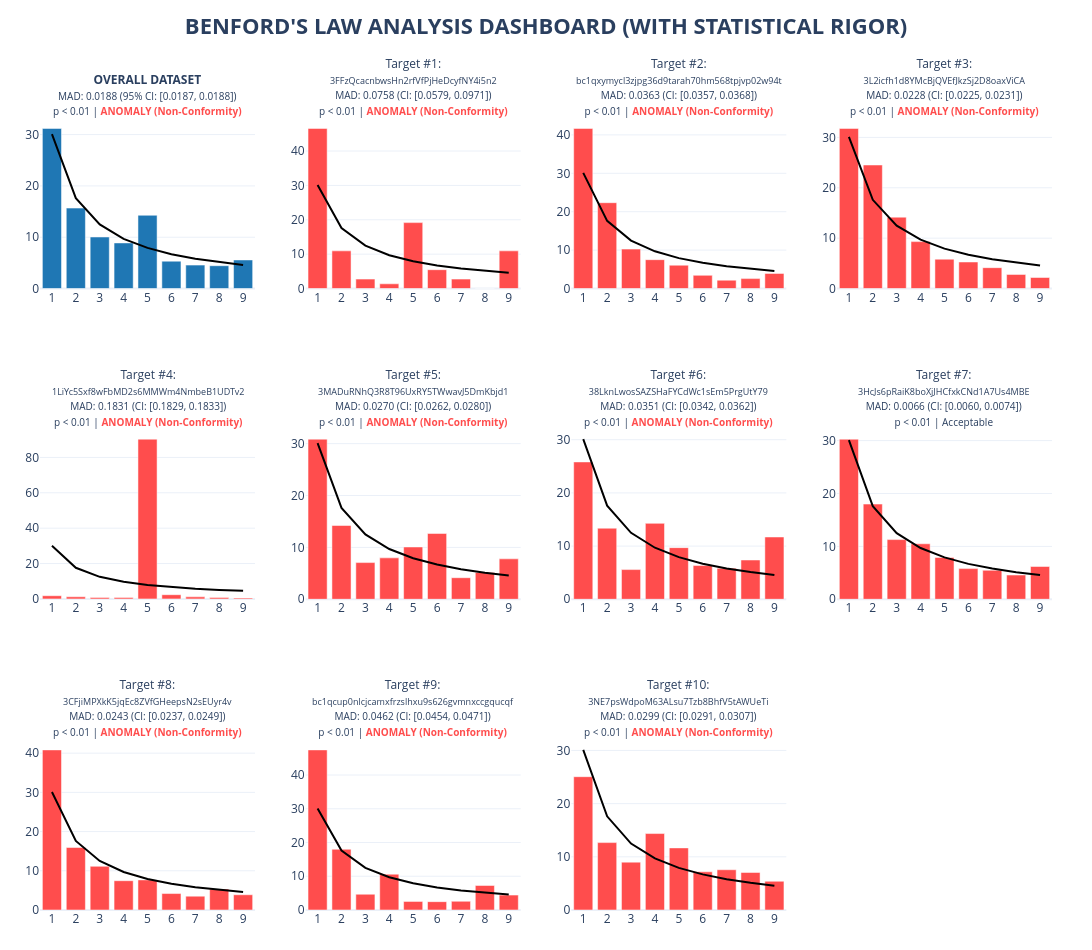

The notebook cell this image was saved under:
### Code cell
"""
Step 5 of 5: Benford's Law Anomaly Detection (Real Data) + Methodological Rigor.

This step retrieves the digit frequency distributions (digits 1–9) for the
top‑10 Sybil entities discovered in Step 2 and compares them against the
theoretical Benford's Law distribution. 

[UPDATED] Now includes Mean Absolute Deviation (MAD), p-values (Chi-Square),
and 95% Confidence Intervals (Multinomial Bootstrapping) to ensure strict
methodological rigor for journal publication.
"""

import plotly.graph_objects as go
from plotly.subplots import make_subplots
import numpy as np
import math
from scipy.stats import chisquare
import warnings

# Mengabaikan warning jika ada dompet kosong/nol pembagian
warnings.filterwarnings("ignore", category=RuntimeWarning)

print("=== [STEP 5] BENFORD'S LAW ANOMALY DETECTION (RIGOROUS STATS) ===")

# ---------------------------------------------------------------------------
# 1. Retrieve the top‑10 entity addresses
# ---------------------------------------------------------------------------
top_10_wallets = [root for root, size in sorted_clusters[:10]]

# ---------------------------------------------------------------------------
# 2. Fetch digit frequency data from the Rust forensic engine
# ---------------------------------------------------------------------------
benford_data = engine.get_benford_stats(top_10_wallets)

# ---------------------------------------------------------------------------
# 3. Theoretical Benford's Law percentages & proportions
# ---------------------------------------------------------------------------
benford_theory_prop = [math.log10(1 + 1/d) for d in range(1, 10)]
benford_theory_pct = [prop * 100 for prop in benford_theory_prop]
digits = [str(i) for i in range(1, 10)]

# ==========================================
# HELPER FUNCTIONS & STATS CALCULATION
# ==========================================

def to_percentage(counts):
    total = sum(counts)
    return [0] * 9 if total == 0 else [(c / total) * 100 for c in counts]

def calculate_mad(actual_counts, theory_prop):
    total = sum(actual_counts)
    if total == 0: return 0
    actual_prop = [c / total for c in actual_counts]
    mad = sum(abs(a - t) for a, t in zip(actual_prop, theory_prop)) / 9
    return mad

def get_mad_conclusion(mad_score):
    if mad_score <= 0.006:
        return "Normal"
    elif mad_score <= 0.012:
        return "Acceptable"
    elif mad_score <= 0.015:
        return "Marginal"
    else:
        return "<span style='color:#ff4d4d'><b>ANOMALY (Non-Conformity)</b></span>"

def calculate_rigor_stats(counts, theory_prop, iterations=10000):
    """
    Menghitung p-value dan 95% Confidence Interval menggunakan 
    operasi matriks multinomial berkecepatan tinggi.
    """
    total = sum(counts)
    if total == 0: 
        return 1.0, 0.0, 0.0
        
    counts_arr = np.array(counts)
    theory_arr = np.array(theory_prop)
    
    # --- A. p-value (Chi-Square) ---
    expected = theory_arr * total
    expected = np.where(expected == 0, 1e-9, expected) # Mencegah ZeroDivision
    _, p_val = chisquare(f_obs=counts_arr, f_exp=expected)
    
    # --- B. 95% CI untuk MAD (Multinomial Bootstrapping) ---
    actual_prop = counts_arr / total
    # Generate 10,000 sampel secara instan
    bootstrap_samples = np.random.multinomial(total, actual_prop, size=iterations)
    bootstrap_props = bootstrap_samples / total
    
    # Hitung MAD secara vektor (Matrix Operation) untuk kecepatan maksimal
    abs_diff = np.abs(bootstrap_props - theory_arr)
    bootstrap_mads = np.sum(abs_diff, axis=1) / 9
    
    ci_lower = np.percentile(bootstrap_mads, 2.5)
    ci_upper = np.percentile(bootstrap_mads, 97.5)
    
    return p_val, ci_lower, ci_upper

def format_p_value(p_val):
    return "p < 0.01" if p_val < 0.01 else f"p = {p_val:.4f}"

# ==========================================
# DATA PROCESSING & SUBPLOT TITLES
# ==========================================
subplot_titles = []
print("\n--- STATISTICAL VALIDATION RESULTS ---")

# 1. Hitung untuk OVERALL DATASET
if "overall" in benford_data:
    overall_counts = benford_data["overall"]
    overall_pct = to_percentage(overall_counts)
    global_mad = calculate_mad(overall_counts, benford_theory_prop)
    g_pval, g_ci_low, g_ci_high = calculate_rigor_stats(overall_counts, benford_theory_prop)
    global_status = get_mad_conclusion(global_mad)
    
    title_overall = (
        f"<b>OVERALL DATASET</b><br>"
        f"<span style='font-size:10px;'>MAD: {global_mad:.4f} (95% CI: [{g_ci_low:.4f}, {g_ci_high:.4f}])</span><br>"
        f"<span style='font-size:10px;'>{format_p_value(g_pval)} | {global_status}</span>"
    )
    subplot_titles.append(title_overall)
    
    print(f"OVERALL DATASET | MAD: {global_mad:.4f} | CI: [{g_ci_low:.4f}, {g_ci_high:.4f}] | {format_p_value(g_pval)}")

# 2. Hitung untuk TOP-10 TARGETS
for i, wallet in enumerate(top_10_wallets):
    if wallet in benford_data["targets"]:
        counts = benford_data["targets"][wallet]
        wallet_pct = to_percentage(counts)
        mad_score = calculate_mad(counts, benford_theory_prop)
        p_val, ci_low, ci_high = calculate_rigor_stats(counts, benford_theory_prop)
        mad_status = get_mad_conclusion(mad_score)
        
        # Build HTML‑formatted subplot title (ukuran font diperkecil agar muat)
        title = (
            f"Target #{i+1}:<br>"
            f"<span style='font-size:9px;'>{wallet}</span><br>"
            f"<span style='font-size:10px;'>MAD: {mad_score:.4f} (CI: [{ci_low:.4f}, {ci_high:.4f}])</span><br>"
            f"<span style='font-size:10px;'>{format_p_value(p_val)} | {mad_status}</span>"
        )
        
        status_log = "ANOMALY" if mad_score > 0.015 else "Acceptable"
        print(f"Target #{i+1:02d} | MAD: {mad_score:.4f} | CI: [{ci_low:.4f}, {ci_high:.4f}] | {format_p_value(p_val)} | {status_log}")
    else:
        title = f"Target #{i+1}:<br><span style='font-size:9px;'>{wallet}</span><br><span style='font-size:10px;'>No Data</span>"
        
    subplot_titles.append(title)

print("--------------------------------------")

# ==========================================
# PLOTLY DASHBOARD SETUP (3 rows × 4 columns)
# ==========================================
fig = make_subplots(
    rows=3, cols=4,
    subplot_titles=subplot_titles,
    vertical_spacing=0.18,   # Sedikit direnggangkan agar teks CI/P-value tidak terpotong
    horizontal_spacing=0.05
)

# Trace: Overall dataset
if "overall" in benford_data:
    fig.add_trace(
        go.Bar(x=digits, y=overall_pct, marker_color='#1f77b4', name="Global Data"),
        row=1, col=1
    )
    fig.add_trace(
        go.Scatter(x=digits, y=benford_theory_pct, mode='lines',
                   line=dict(color='black', width=2), showlegend=False),
        row=1, col=1
    )

# Trace: Top‑10 wallet clusters
row, col = 1, 2
for i, wallet in enumerate(top_10_wallets):
    if wallet in benford_data["targets"]:
        wallet_pct = to_percentage(benford_data["targets"][wallet])
        
        fig.add_trace(
            go.Bar(x=digits, y=wallet_pct, marker_color='#ff4d4d', showlegend=False),
            row=row, col=col
        )
        fig.add_trace(
            go.Scatter(x=digits, y=benford_theory_pct, mode='lines',
                       line=dict(color='black', width=2), showlegend=False),
            row=row, col=col
        )
    
    col += 1
    if col > 4:
        col = 1
        row += 1

# ---------------------------------------------------------------------------
# Dashboard theme customisation
# ---------------------------------------------------------------------------
fig.update_layout(
    height=950,                      # Ditinggikan sedikit untuk menampung teks statistik
    width=1350,
    title=dict(
        text="<b>BENFORD'S LAW ANALYSIS DASHBOARD (WITH STATISTICAL RIGOR)</b>",
        y=0.98,
        x=0.5,
        xanchor='center',
        yanchor='top'
    ),
    title_font_size=22,
    template="plotly_white",
    showlegend=False,
    margin=dict(t=120, b=40, l=40, r=40)
)

# Fix subplot title font sizes
for annotation in fig['layout']['annotations']:
    annotation['font'] = dict(size=12)

fig.show()
print("\n[✓] Rigorous Dashboard generated successfully! ")

### Figure 1 — Plotly figure (JSON) as saved in the notebook; plotly's stock layout.template omitted (floating-point values rounded to 4 significant figures)
{"data": [{"marker": {"color": "#1f77b4"}, "name": "Global Data", "type": "bar", "x": ["1", "2", "3", "4", "5", "6", "7", "8", "9"], "xaxis": "x", "y": [31.2, 15.68, 10.05, 8.887, 14.28, 5.33, 4.562, 4.445, 5.57], "yaxis": "y"}, {"line": {"color": "black", "width": 2}, "mode": "lines", "showlegend": false, "type": "scatter", "x": ["1", "2", "3", "4", "5", "6", "7", "8", "9"], "xaxis": "x", "y": [30.1, 17.61, 12.49, 9.691, 7.918, 6.695, 5.799, 5.115, 4.576], "yaxis": "y"}, {"marker": {"color": "#ff4d4d"}, "showlegend": false, "type": "bar", "x": ["1", "2", "3", "4", "5", "6", "7", "8", "9"], "xaxis": "x2", "y": [46.58, 10.96, 2.74, 1.37, 19.18, 5.479, 2.74, 0, 10.96], "yaxis": "y2"}, {"line": {"color": "black", "width": 2}, "mode": "lines", "showlegend": false, "type": "scatter", "x": ["1", "2", "3", "4", "5", "6", "7", "8", "9"], "xaxis": "x2", "y": [30.1, 17.61, 12.49, 9.691, 7.918, 6.695, 5.799, 5.115, 4.576], "yaxis": "y2"}, {"marker": {"color": "#ff4d4d"}, "showlegend": false, "type": "bar", "x": ["1", "2", "3", "4", "5", "6", "7", "8", "9"], "xaxis": "x3", "y": [41.68, 22.34, 10.26, 7.511, 6.076, 3.435, 2.173, 2.58, 3.934], "yaxis": "y3"}, {"line": {"color": "black", "width": 2}, "mode": "lines", "showlegend": false, "type": "scatter", "x": ["1", "2", "3", "4", "5", "6", "7", "8", "9"], "xaxis": "x3", "y": [30.1, 17.61, 12.49, 9.691, 7.918, 6.695, 5.799, 5.115, 4.576], "yaxis": "y3"}, {"marker": {"color": "#ff4d4d"}, "showlegend": false, "type": "bar", "x": ["1", "2", "3", "4", "5", "6", "7", "8", "9"], "xaxis": "x4", "y": [31.78, 24.52, 14.17, 9.313, 5.824, 5.268, 4.142, 2.801, 2.19], "yaxis": "y4"}, {"line": {"color": "black", "width": 2}, "mode": "lines", "showlegend": false, "type": "scatter", "x": ["1", "2", "3", "4", "5", "6", "7", "8", "9"], "xaxis": "x4", "y": [30.1, 17.61, 12.49, 9.691, 7.918, 6.695, 5.799, 5.115, 4.576], "yaxis": "y4"}, {"marker": {"color": "#ff4d4d"}, "showlegend": false, "type": "bar", "x": ["1", "2", "3", "4", "5", "6", "7", "8", "9"], "xaxis": "x5", "y": [1.805, 1.204, 0.8567, 0.8564, 90.32, 2.391, 1.171, 0.8514, 0.5491], "yaxis": "y5"}, {"line": {"color": "black", "width": 2}, "mode": "lines", "showlegend": false, "type": "scatter", "x": ["1", "2", "3", "4", "5", "6", "7", "8", "9"], "xaxis": "x5", "y": [30.1, 17.61, 12.49, 9.691, 7.918, 6.695, 5.799, 5.115, 4.576], "yaxis": "y5"}, {"marker": {"color": "#ff4d4d"}, "showlegend": false, "type": "bar", "x": ["1", "2", "3", "4", "5", "6", "7", "8", "9"], "xaxis": "x6", "y": [30.86, 14.22, 7.07, 7.979, 10.08, 12.68, 4.156, 5.165, 7.791], "yaxis": "y6"}, {"line": {"color": "black", "width": 2}, "mode": "lines", "showlegend": false, "type": "scatter", "x": ["1", "2", "3", "4", "5", "6", "7", "8", "9"], "xaxis": "x6", "y": [30.1, 17.61, 12.49, 9.691, 7.918, 6.695, 5.799, 5.115, 4.576], "yaxis": "y6"}, {"marker": {"color": "#ff4d4d"}, "showlegend": false, "type": "bar", "x": ["1", "2", "3", "4", "5", "6", "7", "8", "9"], "xaxis": "x7", "y": [25.82, 13.36, 5.582, 14.27, 9.708, 6.338, 5.83, 7.383, 11.71], "yaxis": "y7"}, {"line": {"color": "black", "width": 2}, "mode": "lines", "showlegend": false, "type": "scatter", "x": ["1", "2", "3", "4", "5", "6", "7", "8", "9"], "xaxis": "x7", "y": [30.1, 17.61, 12.49, 9.691, 7.918, 6.695, 5.799, 5.115, 4.576], "yaxis": "y7"}, {"marker": {"color": "#ff4d4d"}, "showlegend": false, "type": "bar", "x": ["1", "2", "3", "4", "5", "6", "7", "8", "9"], "xaxis": "x8", "y": [30.27, 18.0, 11.28, 10.49, 7.905, 5.795, 5.48, 4.581, 6.196], "yaxis": "y8"}, {"line": {"color": "black", "width": 2}, "mode": "lines", "showlegend": false, "type": "scatter", "x": ["1", "2", "3", "4", "5", "6", "7", "8", "9"], "xaxis": "x8", "y": [30.1, 17.61, 12.49, 9.691, 7.918, 6.695, 5.799, 5.115, 4.576], "yaxis": "y8"}, {"marker": {"color": "#ff4d4d"}, "showlegend": false, "type": "bar", "x": ["1", "2", "3", "4", "5", "6", "7", "8", "9"], "xaxis": "x9", "y": [40.83, 15.94, 11.14, 7.467, 7.674, 4.196, 3.533, 5.325, 3.888], "yaxis": "y9"}, {"line": {"color": "black", "width": 2}, "mode": "lines", "showlegend": false, "type": "scatter", "x": ["1", "2", "3", "4", "5", "6", "7", "8", "9"], "xaxis": "x9", "y": [30.1, 17.61, 12.49, 9.691, 7.918, 6.695, 5.799, 5.115, 4.576], "yaxis": "y9"}, {"marker": {"color": "#ff4d4d"}, "showlegend": false, "type": "bar", "x": ["1", "2", "3", "4", "5", "6", "7", "8", "9"], "xaxis": "x10", "y": [47.44, 17.99, 4.669, 10.61, 2.555, 2.477, 2.579, 7.263, 4.415], "yaxis": "y10"}, {"line": {"color": "black", "width": 2}, "mode": "lines", "showlegend": false, "type": "scatter", "x": ["1", "2", "3", "4", "5", "6", "7", "8", "9"], "xaxis": "x10", "y": [30.1, 17.61, 12.49, 9.691, 7.918, 6.695, 5.799, 5.115, 4.576], "yaxis": "y10"}, {"marker": {"color": "#ff4d4d"}, "showlegend": false, "type": "bar", "x": ["1", "2", "3", "4", "5", "6", "7", "8", "9"], "xaxis": "x11", "y": [25.06, 12.67, 8.999, 14.37, 11.68, 7.187, 7.569, 7.058, 5.402], "yaxis": "y11"}, {"line": {"color": "black", "width": 2}, "mode": "lines", "showlegend": false, "type": "scatter", "x": ["1", "2", "3", "4", "5", "6", "7", "8", "9"], "xaxis": "x11", "y": [30.1, 17.61, 12.49, 9.691, 7.918, 6.695, 5.799, 5.115, 4.576], "yaxis": "y11"}], "layout": {"annotations": [{"font": {"size": 12}, "showarrow": false, "text": "<b>OVERALL DATASET</b><br><span style='font-size:10px;'>MAD: 0.0188 (95% CI: [0.0187, 0.0188])</span><br><span style='font-size:10px;'>p < 0.01 | <span style='color:#ff4d4d'><b>ANOMALY (Non-Conformity)</b></span></span>", "x": 0.1062, "xanchor": "center", "xref": "paper", "y": 1, "yanchor": "bottom", "yref": "paper"}, {"font": {"size": 12}, "showarrow": false, "text": "Target #1:<br><span style='font-size:9px;'>3FFzQcacnbwsHn2rfVfPjHeDcyfNY4i5n2</span><br><span style='font-size:10px;'>MAD: 0.0758 (CI: [0.0579, 0.0971])</span><br><span style='font-size:10px;'>p < 0.01 | <span style='color:#ff4d4d'><b>ANOMALY (Non-Conformity)</b></span></span>", "x": 0.3688, "xanchor": "center", "xref": "paper", "y": 1, "yanchor": "bottom", "yref": "paper"}, {"font": {"size": 12}, "showarrow": false, "text": "Target #2:<br><span style='font-size:9px;'>bc1qxymycl3zjpg36d9tarah70hm568tpjvp02w94t</span><br><span style='font-size:10px;'>MAD: 0.0363 (CI: [0.0357, 0.0368])</span><br><span style='font-size:10px;'>p < 0.01 | <span style='color:#ff4d4d'><b>ANOMALY (Non-Conformity)</b></span></span>", "x": 0.6313, "xanchor": "center", "xref": "paper", "y": 1, "yanchor": "bottom", "yref": "paper"}, {"font": {"size": 12}, "showarrow": false, "text": "Target #3:<br><span style='font-size:9px;'>3L2icfh1d8YMcBjQVEfJkzSj2D8oaxViCA</span><br><span style='font-size:10px;'>MAD: 0.0228 (CI: [0.0225, 0.0231])</span><br><span style='font-size:10px;'>p < 0.01 | <span style='color:#ff4d4d'><b>ANOMALY (Non-Conformity)</b></span></span>", "x": 0.8938, "xanchor": "center", "xref": "paper", "y": 1, "yanchor": "bottom", "yref": "paper"}, {"font": {"size": 12}, "showarrow": false, "text": "Target #4:<br><span style='font-size:9px;'>1LiYc5Sxf8wFbMD2s6MMWm4NmbeB1UDTv2</span><br><span style='font-size:10px;'>MAD: 0.1831 (CI: [0.1829, 0.1833])</span><br><span style='font-size:10px;'>p < 0.01 | <span style='color:#ff4d4d'><b>ANOMALY (Non-Conformity)</b></span></span>", "x": 0.1062, "xanchor": "center", "xref": "paper", "y": 0.6067, "yanchor": "bottom", "yref": "paper"}, {"font": {"size": 12}, "showarrow": false, "text": "Target #5:<br><span style='font-size:9px;'>3MADuRNhQ3R8T96UxRY5TWwavJ5DmKbjd1</span><br><span style='font-size:10px;'>MAD: 0.0270 (CI: [0.0262, 0.0280])</span><br><span style='font-size:10px;'>p < 0.01 | <span style='color:#ff4d4d'><b>ANOMALY (Non-Conformity)</b></span></span>", "x": 0.3688, "xanchor": "center", "xref": "paper", "y": 0.6067, "yanchor": "bottom", "yref": "paper"}, {"font": {"size": 12}, "showarrow": false, "text": "Target #6:<br><span style='font-size:9px;'>38LknLwosSAZSHaFYCdWc1sEm5PrgUtY79</span><br><span style='font-size:10px;'>MAD: 0.0351 (CI: [0.0342, 0.0362])</span><br><span style='font-size:10px;'>p < 0.01 | <span style='color:#ff4d4d'><b>ANOMALY (Non-Conformity)</b></span></span>", "x": 0.6313, "xanchor": "center", "xref": "paper", "y": 0.6067, "yanchor": "bottom", "yref": "paper"}, {"font": {"size": 12}, "showarrow": false, "text": "Target #7:<br><span style='font-size:9px;'>3HcJs6pRaiK8boXjJHCfxkCNd1A7Us4MBE</span><br><span style='font-size:10px;'>MAD: 0.0066 (CI: [0.0060, 0.0074])</span><br><span style='font-size:10px;'>p < 0.01 | Acceptable</span>", "x": 0.8938, "xanchor": "center", "xref": "paper", "y": 0.6067, "yanchor": "bottom", "yref": "paper"}, {"font": {"size": 12}, "showarrow": false, "text": "Target #8:<br><span style='font-size:9px;'>3CFjiMPXkK5jqEc8ZVfGHeepsN2sEUyr4v</span><br><span style='font-size:10px;'>MAD: 0.0243 (CI: [0.0237, 0.0249])</span><br><span style='font-size:10px;'>p < 0.01 | <span style='color:#ff4d4d'><b>ANOMALY (Non-Conformity)</b></span></span>", "x": 0.1062, "xanchor": "center", "xref": "paper", "y": 0.2133, "yanchor": "bottom", "yref": "paper"}, {"font": {"size": 12}, "showarrow": false, "text": "Target #9:<br><span style='font-size:9px;'>bc1qcup0nlcjcamxfrzslhxu9s626gvmnxccgqucqf</span><br><span style='font-size:10px;'>MAD: 0.0462 (CI: [0.0454, 0.0471])</span><br><span style='font-size:10px;'>p < 0.01 | <span style='color:#ff4d4d'><b>ANOMALY (Non-Conformity)</b></span></span>", "x": 0.3688, "xanchor": "center", "xref": "paper", "y": 0.2133, "yanchor": "bottom", "yref": "paper"}, {"font": {"size": 12}, "showarrow": false, "text": "Target #10:<br><span style='font-size:9px;'>3NE7psWdpoM63ALsu7Tzb8BhfV5tAWUeTi</span><br><span style='font-size:10px;'>MAD: 0.0299 (CI: [0.0291, 0.0307])</span><br><span style='font-size:10px;'>p < 0.01 | <span style='color:#ff4d4d'><b>ANOMALY (Non-Conformity)</b></span></span>", "x": 0.6313, "xanchor": "center", "xref": "paper", "y": 0.2133, "yanchor": "bottom", "yref": "paper"}], "height": 950, "margin": {"b": 40, "l": 40, "r": 40, "t": 120}, "showlegend": false, "title": {"font": {"size": 22}, "text": "<b>BENFORD'S LAW ANALYSIS DASHBOARD (WITH STATISTICAL RIGOR)</b>", "x": 0.5, "xanchor": "center", "y": 0.98, "yanchor": "top"}, "width": 1350, "xaxis": {"anchor": "y", "domain": [0, 0.2125]}, "xaxis10": {"anchor": "y10", "domain": [0.2625, 0.475]}, "xaxis11": {"anchor": "y11", "domain": [0.525, 0.7375]}, "xaxis12": {"anchor": "y12", "domain": [0.7875, 1]}, "xaxis2": {"anchor": "y2", "domain": [0.2625, 0.475]}, "xaxis3": {"anchor": "y3", "domain": [0.525, 0.7375]}, "xaxis4": {"anchor": "y4", "domain": [0.7875, 1]}, "xaxis5": {"anchor": "y5", "domain": [0, 0.2125]}, "xaxis6": {"anchor": "y6", "domain": [0.2625, 0.475]}, "xaxis7": {"anchor": "y7", "domain": [0.525, 0.7375]}, "xaxis8": {"anchor": "y8", "domain": [0.7875, 1]}, "xaxis9": {"anchor": "y9", "domain": [0, 0.2125]}, "yaxis": {"anchor": "x", "domain": [0.7867, 1]}, "yaxis10": {"anchor": "x10", "domain": [0, 0.2133]}, "yaxis11": {"anchor": "x11", "domain": [0, 0.2133]}, "yaxis12": {"anchor": "x12", "domain": [0, 0.2133]}, "yaxis2": {"anchor": "x2", "domain": [0.7867, 1]}, "yaxis3": {"anchor": "x3", "domain": [0.7867, 1]}, "yaxis4": {"anchor": "x4", "domain": [0.7867, 1]}, "yaxis5": {"anchor": "x5", "domain": [0.3933, 0.6067]}, "yaxis6": {"anchor": "x6", "domain": [0.3933, 0.6067]}, "yaxis7": {"anchor": "x7", "domain": [0.3933, 0.6067]}, "yaxis8": {"anchor": "x8", "domain": [0.3933, 0.6067]}, "yaxis9": {"anchor": "x9", "domain": [0, 0.2133]}}}
